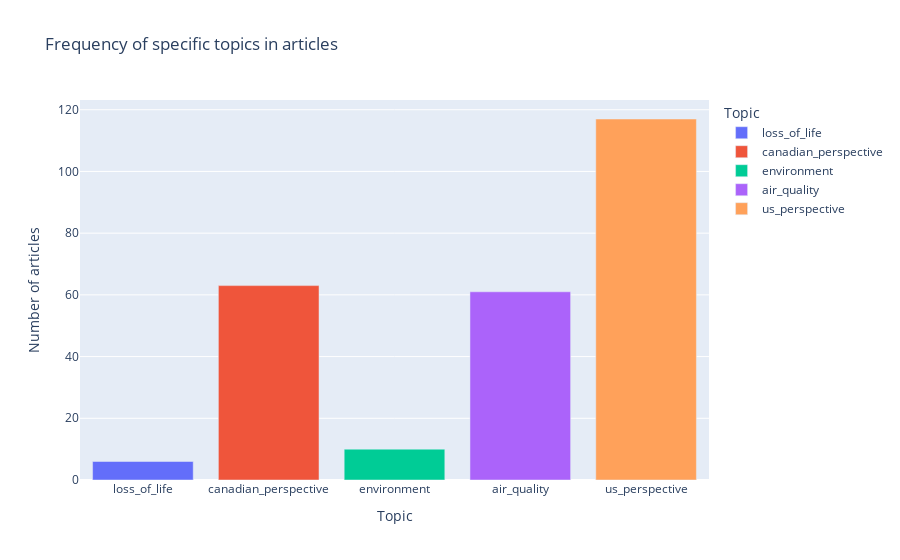

Here is the notebook cell this chart was saved with:
### Code cell
import plotly.express as px

topics = {
    'loss_of_life': ['death', 'fatal', 'fatalities', 'loss of life', 'killed', 'died'],
    'canadian_perspective': ['canada', 'canadian', 'ontario', 'british columbia', 'alberta', 'quebec', 'toronto', 'vancouver', 'montreal'],
    'environment': ['environment', 'ecology', 'climate', 'nature', 'wildlife', 'species', 'habitat'],
    'air_quality': ['air quality', 'smoke', 'pollution', 'haze', 'particulates', 'smog'],
    'us_perspective': ['us', 'united states', 'america', 'american', 'u.s.', 'states', 'usa', 'new york']
    }

topic_counts = {}

# Iterate over all topics
for topic, keywords in topics.items():
    topic_count = 0
    # Iterate over all keywords in each topic
    for keyword in keywords:
        # Count the number of times each keyword appears in the text
        topic_count += df['content'].str.contains(keyword, case=False).sum()
    # Store the total count for each topic
    topic_counts[topic] = topic_count

# Convert to a DataFrame for Plotly
topic_counts_df = pd.DataFrame(list(topic_counts.items()), columns=['Topic', 'Count'])

# Create the Plotly figure
fig = px.bar(topic_counts_df, x='Topic', y='Count', title='Frequency of specific topics in articles', 
             labels={'Count':'Number of articles'}, color='Topic')

# Show the figure
fig.show()

# Save the figure as HTML files
fig_title_html = 'top_topics_title.html'
fig_content_html = 'top_topics_content.html'
fig.write_html(fig_title_html, auto_open=True)
fig.write_html(fig_content_html, auto_open=True)

print(f"Figure saved as {fig_title_html} and {fig_content_html}")

### Figure 1 — Plotly figure (JSON) as saved in the notebook; plotly's stock layout.template omitted (floating-point values rounded to 4 significant figures)
{"data": [{"alignmentgroup": "True", "hovertemplate": "Topic=%{x}<br>Number of articles=%{y}<extra></extra>", "legendgroup": "loss_of_life", "marker": {"color": "#636efa", "pattern": {"shape": ""}}, "name": "loss_of_life", "offsetgroup": "loss_of_life", "orientation": "v", "showlegend": true, "textposition": "auto", "type": "bar", "x": ["loss_of_life"], "xaxis": "x", "y": [6], "yaxis": "y"}, {"alignmentgroup": "True", "hovertemplate": "Topic=%{x}<br>Number of articles=%{y}<extra></extra>", "legendgroup": "canadian_perspective", "marker": {"color": "#EF553B", "pattern": {"shape": ""}}, "name": "canadian_perspective", "offsetgroup": "canadian_perspective", "orientation": "v", "showlegend": true, "textposition": "auto", "type": "bar", "x": ["canadian_perspective"], "xaxis": "x", "y": [63], "yaxis": "y"}, {"alignmentgroup": "True", "hovertemplate": "Topic=%{x}<br>Number of articles=%{y}<extra></extra>", "legendgroup": "environment", "marker": {"color": "#00cc96", "pattern": {"shape": ""}}, "name": "environment", "offsetgroup": "environment", "orientation": "v", "showlegend": true, "textposition": "auto", "type": "bar", "x": ["environment"], "xaxis": "x", "y": [10], "yaxis": "y"}, {"alignmentgroup": "True", "hovertemplate": "Topic=%{x}<br>Number of articles=%{y}<extra></extra>", "legendgroup": "air_quality", "marker": {"color": "#ab63fa", "pattern": {"shape": ""}}, "name": "air_quality", "offsetgroup": "air_quality", "orientation": "v", "showlegend": true, "textposition": "auto", "type": "bar", "x": ["air_quality"], "xaxis": "x", "y": [61], "yaxis": "y"}, {"alignmentgroup": "True", "hovertemplate": "Topic=%{x}<br>Number of articles=%{y}<extra></extra>", "legendgroup": "us_perspective", "marker": {"color": "#FFA15A", "pattern": {"shape": ""}}, "name": "us_perspective", "offsetgroup": "us_perspective", "orientation": "v", "showlegend": true, "textposition": "auto", "type": "bar", "x": ["us_perspective"], "xaxis": "x", "y": [117], "yaxis": "y"}], "layout": {"barmode": "relative", "legend": {"title": {"text": "Topic"}, "tracegroupgap": 0}, "title": {"text": "Frequency of specific topics in articles"}, "xaxis": {"anchor": "y", "categoryarray": ["loss_of_life", "canadian_perspective", "environment", "air_quality", "us_perspective"], "categoryorder": "array", "domain": [0, 1], "title": {"text": "Topic"}}, "yaxis": {"anchor": "x", "domain": [0, 1], "title": {"text": "Number of articles"}}}}
